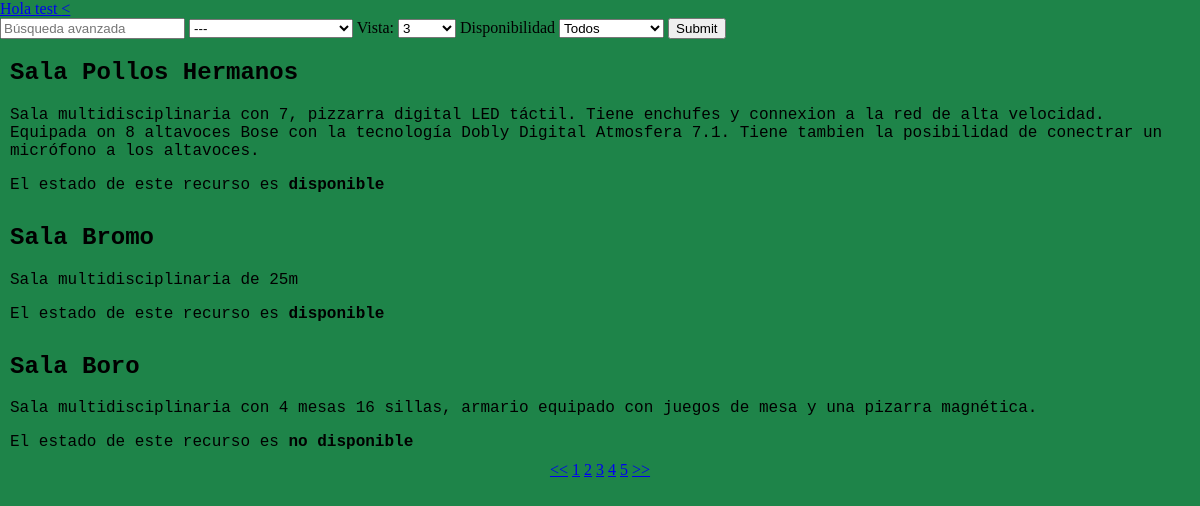
Page /PHP/reservar.php (signed in) on the committed database.
### tables this page shows
CREATE TABLE `recurso` (
  `id_recurso` int(11) NOT NULL,
  `nom_recur` varchar(40) DEFAULT NULL,
  `descripcion` text,
  `img_src` varchar(50) DEFAULT NULL,
  `categoria` int(11) DEFAULT NULL,
  `disponibilidad` int(11) DEFAULT '0'
);

### PHP/reservar.php (the view, shortened to what this page needs)
<!DOCTYPE html>
<html>
<head>
	<link rel="stylesheet" type="text/css" href="../CSS/stylesheet_reservar.css">
</head>
<body>
	<?php include "header.php" ?>
	<div class="centrar">
		<div class="ancho">
			<div class="content">
				<form action="reservar.php">
					<input type="text" name="busqueda" placeholder="Búsqueda avanzada">
					<select name="cate" class="categorias">
						<option value=""> --- </option>
					</select>
					Vista:  <select name="vista" class="vista">
								<option value="3"> 3 </option>
							</select>
							<?php
							$user_query = "SELECT * FROM users WHERE id_user=$id";
							$user_q = mysqli_query($link, $user_query);
							$perm = mysqli_fetch_array($user_q);
							if ($perm['permisos']==1) {
								echo "Disponibilidad ";
								echo "<select name='disponibilidad' class='disponibilidad'>";
								echo "<option value='all'> Todos </option>";
								echo "</select>";
							}
							?>
					<input type="submit" name="submit">
				</form>
				<?php
				include 'reservar.proc.php';
				?>
			</div>
		</div>
	</div>
	<?php include "footer.php" ?>
</body>
</html>

### PHP/reservar.proc.php (shortened to what this page needs)
<?php
include 'conection.php';
$select = "SELECT * FROM recurso";
$vistaza = mysqli_query($link, $select);
$toti = mysqli_num_rows($vistaza);
$id = $_SESSION['id'];
$user_query = "SELECT * FROM users WHERE id_user=$id";
$user_q = mysqli_query($link, $user_query);
$perm = mysqli_fetch_array($user_q);
if (isset($_REQUEST['vista'])) {
	$vista = $_REQUEST['vista'];
	if ($vista == "0") {
		$vista=$toti;
	}
}else{
	$vista = 3;
}
if (isset($_REQUEST['pag'])) {
	$pag = $_REQUEST['pag'];
	$limit_pag = $pag*$vista - $vista;
}else{
	$limit_pag = 0;
}
$orden = "ORDER BY 'ASC'";
if (isset($_REQUEST['busqueda'])) {
	$busqued = "(nom_recur LIKE '%".$_REQUEST['busqueda']."%' OR descripcion LIKE '%".$_REQUEST['busqueda']."%') AND";
	$busqueda = $_REQUEST['busqueda'];
}else{
	$busqued = "";
}
if (isset($_REQUEST['disponibilidad'])) {
	if ($_REQUEST['disponibilidad']=='all') {
		echo "";
	}elseif ($_REQUEST['disponibilidad']=='disp') {
		$disp = "disponibilidad=0 AND";
	}else{
		$disp = "disponibilidad=1 AND";
	}
}else{
	$disp="";
}
if (isset($_REQUEST['cate'])) {
	if ($_REQUEST['cate'] != "") {
		$categ = "categoria = ".$_REQUEST['cate']." AND";
		$cate = $_REQUEST['cate'];
	}else{
		$cate = "";
		$categ = "";
	}
}else{
	$cate = "";
	$categ = "";
}
if ($perm['permisos']!=1) {
	$disp = "disponibilidad=0 AND";
}else{
	$disp="";
}
if (isset($_REQUEST['pag'])) {
	$seeyu = "LIMIT $limit_pag,$vista";
}else{
	$seeyu = "LIMIT 0,$vista";
}
$sql = "$select WHERE $disp $categ $busqued 1 $orden $seeyu";
$total = "$select WHERE $disp $categ $busqued 1 $orden";
	$q_recursos = mysqli_query($link, $sql);
	$r_recursos = mysqli_query($link, $total);
	$limit = mysqli_num_rows($r_recursos);
	$t = $limit/$vista;
$cont = 0;
while ($recur_array=mysqli_fetch_array($q_recursos)) {
	if ($cont%2 == 0) {
		echo "<a href='recurso.php?id_elegido=".$recur_array['id_recurso']."' class='hiper''><div class='impar'>";
		echo "<div class='text'>";
		echo "<h2>".$recur_array['nom_recur']."</h2>";
		echo "<p>".$recur_array['descripcion']."</p>";
		if ($perm['permisos']==1) {
			if ($recur_array['disponibilidad']==0) {
				echo "El estado de este recurso es <b class='disponible'>disponible</b>";
			}else{
				echo "El estado de este recurso es <b class='Ndisponible'>no disponible</b>";
			}
		}
		echo "</div>";
		echo "</div></a>";
	}else{
		echo "<a href='recurso.php?id_elegido=".$recur_array['id_recurso']."' class='hiper'><div class='par'>";
		echo "<div class='text2'>";
		echo "<h2>".$recur_array['nom_recur']."</h2>";
		echo "<p>".$recur_array['descripcion']."</p>";
		if ($perm['permisos']==1) {
			if ($recur_array['disponibilidad']==0) {
				echo "El estado de este recurso es <b class='disponible'>disponible</b>";
			}else{
				echo "El estado de este recurso es <b class='Ndisponible'>no disponible</b>";
			}
		}
		echo "</div>";
		echo "</div></a>";
		}
$cont++;
}
$disp=$_REQUEST['disponibilidad'];
if ($vista==$toti) {
	echo "";
}else{
echo "<div class='paginado'>";
$limite = ceil($t);
if (isset($_REQUEST['pag'])) {
	if (isset($busqueda)) {
		echo "<a href='reservar.php?busqueda=$busqueda&vista=$vista&cate=$cate&disponibilidad=$disp'><<</a> ";
		if ($limite==$pag || $limite-1==$pag) {
			if ($pag==$limite) {
				for ($num=$pag-$limite; $num < $pag; $num++) {
				if ($num==1) {
					echo "<a href='reservar.php?busqueda=$busqueda&vista=$vista&cate=$cate&disponibilidad=$disp'>".$num."</a> ";
				}elseif ($num==0) {
					echo "";
				}else{
				echo "<a href='reservar.php?pag=$num&busqueda=$busqueda&vista=$vista&cate=$cate&disponibilidad=$disp'>".$num."</a> ";
				}
			}
			}else{
			for ($num=$pag-2; $num < $pag; $num++) {
				if ($num==1) {
					echo "<a href='reservar.php?busqueda=$busqueda&vista=$vista&cate=$cate&disponibilidad=$disp'>".$num."</a> ";
				}elseif ($num==0) {
					echo "";
				}else{
				echo "<a href='reservar.php?pag=$num&busqueda=$busqueda&vista=$vista&cate=$cate&disponibilidad=$disp'>".$num."</a> ";
				}
			}
		}
		}else{
			for ($num=$pag-2; $num < $pag; $num++) {
				if ($num==1) {
					echo "<a href='reservar.php?busqueda=$busqueda&vista=$vista&cate=$cate&disponibilidad=$disp'>".$num."</a> ";
				}elseif ($num==0) {
					echo "";
				}else{
				echo "<a href='reservar.php?pag=$num&busqueda=$busqueda&vista=$vista&cate=$cate&disponibilidad=$disp'>".$num."</a> ";
				}
			}
		}
			if ($limite==$pag || $limite-1==$pag) {
		if ($limite==$pag) {
			echo "<a href='reservar.php?pag=$num&busqueda=$busqueda&vista=$vista&cate=$cate&disponibilidad=$disp'>".$pag."</a> ";
		}else{
			echo "<a href='reservar.php?pag=$num&busqueda=$busqueda&vista=$vista&cate=$cate&disponibilidad=$disp'>".$pag."</a> ";
			$pag++;
			echo "<a href='reservar.php?pag=$pag&busqueda=$busqueda&vista=$vista&cate=$cate&disponibilidad=$disp'>".$pag."</a> ";
		}
	}elseif ($pag==2){
		for ($num=$pag; $num < $pag+4; $num++) {
		echo "<a href='reservar.php?pag=$num&busqueda=$busqueda&vista=$vista&cate=$cate&disponibilidad=$disp'>".$num."</a> ";
		}
	}else{
			for ($num=$pag; $num < $pag+3; $num++) {
			echo "<a href='reservar.php?pag=$num&busqueda=$busqueda&vista=$vista&cate=$cate&disponibilidad=$disp'>".$num."</a> ";
		}
	}
	echo " <a href='reservar.php?pag=$limite&busqueda=$busqueda&vista=$vista&cate=$cate&disponibilidad=$disp'>>></a>";
	}else{
		echo "<a href='reservar.php&cate=$cate'><<</a> ";
		if ($limite==$pag || $limite-1==$pag) {
			if ($pag==$limite) {
				for ($num=$pag-4; $num < $pag; $num++) {
				if ($num==1) {
					echo "<a href='reservar.php?vista=$vista&cate=$cate&disponibilidad=$disp'>".$num."</a> ";
				}elseif ($num==0) {
					echo "";
				}else{
				echo "<a href='reservar.php?pag=$num&vista=$vista&cate=$cate&disponibilidad=$disp'>".$num."</a> ";
				}
			}
			}else{
			for ($num=$pag-3; $num < $pag; $num++) {
				if ($num==1) {
					echo "<a href='reservar.php?vista=$vista&cate=$cate&disponibilidad=$disp'>".$num."</a> ";
				}elseif ($num==0) {
					echo "";
				}else{
				echo "<a href='reservar.php?pag=$num&vista=$vista&cate=$cate&disponibilidad=$disp'>".$num."</a> ";
				}
			}
		}
		}else{
			for ($num=$pag-2; $num < $pag; $num++) {
				if ($num==1) {
					echo "<a href='reservar.php?vista=$vista&cate=$cate&disponibilidad=$disp'>".$num."</a> ";
				}elseif ($num==0) {
					echo "";
				}else{
				echo "<a href='reservar.php?pag=$num&vista=$vista&cate=$cate&disponibilidad=$disp'>".$num."</a> ";
				}
			}
		}
		if ($limite==$pag || $limite-1==$pag) {
		if ($limite==$pag) {
			echo "<a href='reservar.php?pag=$num&vista=$vista&cate=$cate&disponibilidad=$disp'>".$pag."</a> ";
		}else{
			echo "<a href='reservar.php?pag=$num&vista=$vista&cate=$cate&disponibilidad=$disp'>".$pag."</a> ";
			$pag++;
			echo "<a href='reservar.php?pag=$pag&vista=$vista&cate=$cate&disponibilidad=$disp'>".$pag."</a> ";
		}
	}elseif ($pag==2){
		for ($num=$pag; $num < $pag+4; $num++) {
		echo "<a href='reservar.php?pag=$num&vista=$vista&cate=$cate&disponibilidad=$disp'>".$num."</a> ";
		}
	}else{
			for ($num=$pag; $num < $pag+3; $num++) {
			echo "<a href='reservar.php?pag=$num&vista=$vista&cate=$cate&disponibilidad=$disp'>".$num."</a> ";
		}
	}
	echo " <a href='reservar.php?pag=$limite&vista=$vista&cate=$cate&disponibilidad=$disp'>>></a>";
	}
}else{
	if (isset($busqueda)) {
		echo "<a href='reservar.php?busqueda=$busqueda&vista=$vista&cate=$cate&disponibilidad=$disp'><<</a> ";
		for ($num=1; $num < $limite+1; $num++) {
		if ($num==1) {
			echo "<a href='reservar.php?busqueda=$busqueda&vista=$vista&cate=$cate&disponibilidad=$disp'>".$num."</a> ";
		}else{
		echo "<a href='reservar.php?pag=$num&busqueda=$busqueda&vista=$vista&cate=$cate&disponibilidad=$disp'>".$num."</a> ";
		}
	}
	echo " <a href='reservar.php?pag=$limite&busqueda=$busqueda&vista=$vista&cate=$cate&disponibilidad=$disp'>>></a>";
	}else{
		echo "<a href='reservar.php?&vista=$vista&cate=$cate&disponibilidad=$disp'><<</a> ";
		for ($num=1; $num < $limite; $num++) {
			if ($num==1) {
				echo "<a href='reservar.php?vista=$vista&cate=$cate&disponibilidad=$disp'>".$num."</a> ";
			}else{
			echo "<a href='reservar.php?pag=$num&vista=$vista&cate=$cate&disponibilidad=$disp'>".$num."</a> ";
			}
		}
		echo " <a href='reservar.php?pag=$limite&vista=$vista&cate=$cate&disponibilidad=$disp'>>></a>";
	}
}
}
echo "</div>";
?>

### CSS/stylesheet_reservar.css (style rules this page uses)
body { background-color: #1e8449; }
.hiper { display: block; overflow: hidden; text-decoration: none; }
.impar, .par, { padding: 40px; }
.text, .text2, .img, .img2 { margin: 10px; }
.text, .text2 { font-family: "Courier New", Courier, monospace; color: black; padding: 0px; }
.text2 { width: 60%; }
.paginado { text-align: center; }

### CSS/estilo.css (style rules this page uses)
* { position: relative; }
html, body { margin: 0px; width: 100%; min-height: 100%; height: 100%; font-size: 1em; }
.centrar { width: 100%; display: flex; justify-content: center; height: 100%; }
.ancho { width: 1200px;v }

### CSS/footer.css (style rules this page uses)
body { margin: 0px; }

### rows in the picture
recurso: nom_recur "Sala Pollos Hermanos", descripcion "Sala multidisciplinaria con 7, pizzarra digital LED táctil. Tiene enchufes y connexion a la red de alta velocidad. Equipada on 8 altavoces Bose con la tecnología Dobly Digital Atmosfera 7.1. Tiene tambien la posibilidad de conectrar un micrófono a los altavoces.", disponibilidad "El estado de este recurso es"
recurso: nom_recur "Sala Bromo", descripcion "Sala multidisciplinaria de 25m", disponibilidad "El estado de este recurso es"
recurso: nom_recur "Sala Boro", descripcion "Sala multidisciplinaria con 4 mesas 16 sillas, armario equipado con juegos de mesa y una pizarra magnética.", disponibilidad "El estado de este recurso es"

### other values in the picture
$_SESSION['nombre'] "test"
